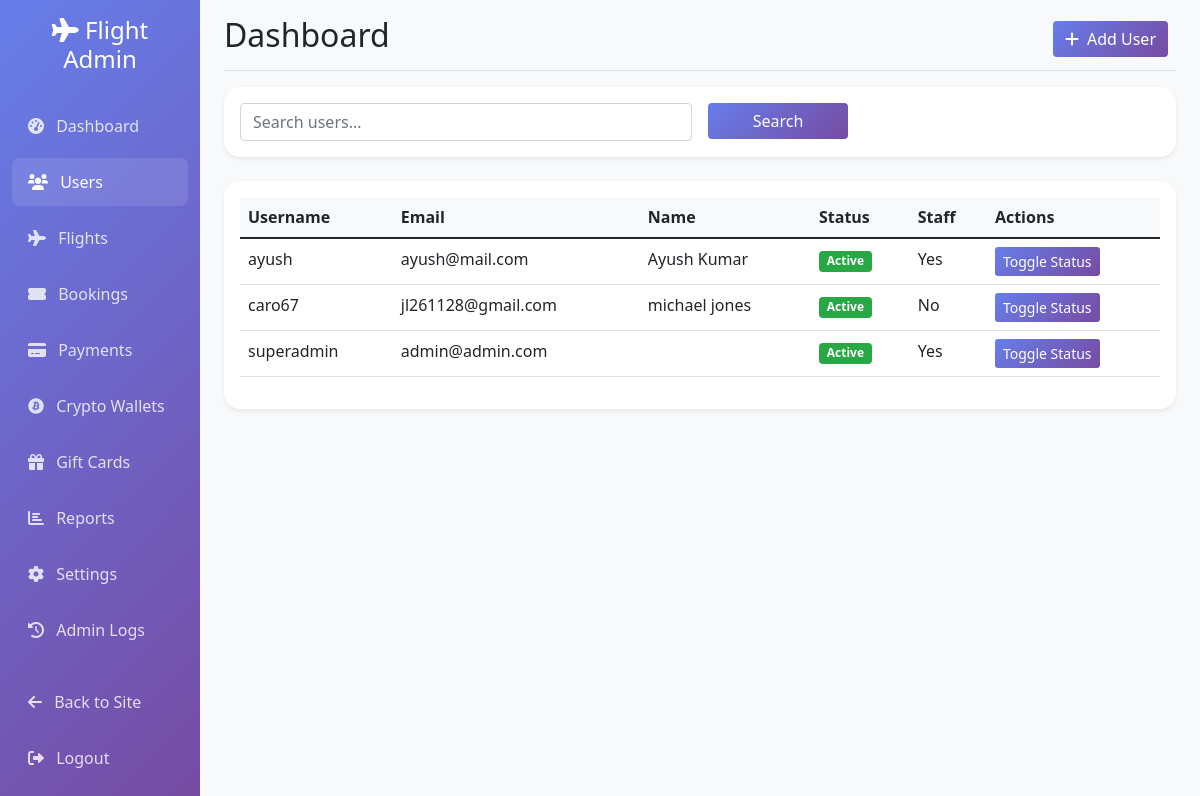
/backoffice/users/ (signed in), run on the app's committed database.
### flight/models.py (models this page shows)
class User(AbstractUser):
    def __str__(self):
        return f"{self.id}: {self.first_name} {self.last_name}"

### backoffice/views.py (the view, shortened to what this page needs)
# urls.py: path('users/', views.user_management, name='user_management'),
@login_required
@user_passes_test(is_admin)
def user_management(request):
    search_query = request.GET.get('search', '')
    users = User.objects.all()
    paginator = Paginator(users, 20)
    page_number = request.GET.get('page')
    users = paginator.get_page(page_number)
    return render(request, 'backoffice/user_management.html', {
        'users': users,
        'search_query': search_query
    })

### backoffice/views.py (called while the page is built)
def is_admin(user):
    return user.is_staff or user.is_superuser

### backoffice/templates/backoffice/user_management.html (shortened to what this page needs)
{% extends 'backoffice/base.html' %}
{% block page_actions %}
<a href="#" class="btn btn-primary" data-bs-toggle="modal" data-bs-target="#addUserModal">
    <i class="fas fa-plus me-2"></i>Add User
</a>
{% endblock %}
{% block content %}
<div class="card mb-4">
    <div class="card-body">
        <form method="get" class="row g-3">
            <div class="col-md-6">
                <input type="text" name="search" class="form-control" placeholder="Search users..." value="{{ search_query }}">
            </div>
            <div class="col-md-2">
                <button type="submit" class="btn btn-primary w-100">Search</button>
            </div>
        </form>
    </div>
</div>
<div class="card">
    <div class="card-body">
        <div class="table-responsive">
            <table class="table table-hover">
                <thead>
                    <tr>
                        <th>Username</th>
                        <th>Email</th>
                        <th>Name</th>
                        <th>Status</th>
                        <th>Staff</th>
                        <th>Actions</th>
                    </tr>
                </thead>
                <tbody>
                    {% for user in users %}
                    <tr>
                        <td>{{ user.username }}</td>
                        <td>{{ user.email }}</td>
                        <td>{{ user.first_name }} {{ user.last_name }}</td>
                        <td>
                            <span class="badge badge-{{ user.is_active|yesno:'approved,rejected' }}">
                                {{ user.is_active|yesno:'Active,Inactive' }}
                            </span>
                        </td>
                        <td>{{ user.is_staff|yesno:'Yes,No' }}</td>
                        <td>
                            <button class="btn btn-sm btn-primary toggle-status"
                                    data-user-id="{{ user.id }}"
                                    data-current-status="{{ user.is_active|yesno:'true,false' }}">
                                Toggle Status
                            </button>
                        </td>
                    </tr>
                    {% empty %}
                    <tr><td colspan="6">No users found</td></tr>
                    {% endfor %}
                </tbody>
            </table>
        </div>
    </div>
</div>
{% endblock %}

### backoffice/templates/backoffice/base.html (style rules this page uses)
.card { border: none; border-radius: 1rem; box-shadow: 0 0.125rem 0.25rem rgba(0, 0, 0, 0.075); }
.btn-primary { background: linear-gradient(135deg, #667eea 0%, #764ba2 100%); border: none; }
.table th { border-top: none; background-color: #f8f9fa; }
.badge-approved { background-color: #28a745; }

### data on the page
User: username "ayush", email "ayush@mail.com", first_name "Ayush", last_name "Kumar", is_active "Active", is_staff "Yes"
User: username "caro67", email "jl261128@gmail.com", first_name "michael", last_name "jones", is_active "Active", is_staff "No"
User: username "superadmin", email "admin@admin.com", is_active "Active", is_staff "Yes"
